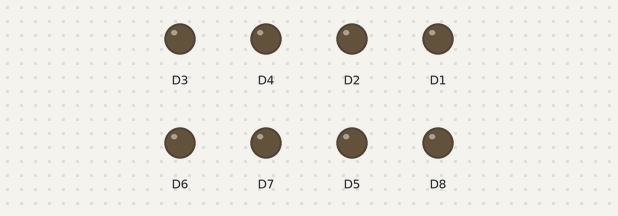
A sketch run on a simulated ESP8266 (NodeMCU). Parts: output pins drawn as LEDs (lit = HIGH).

Above: at 0.0 s.
At 4.6 s:
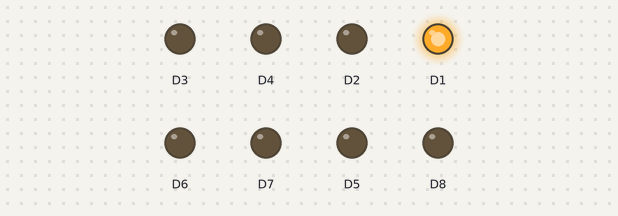
At 6.1 s:
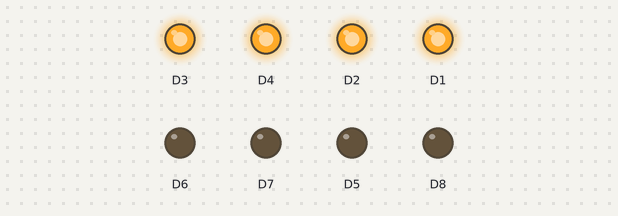
At 7.6 s:
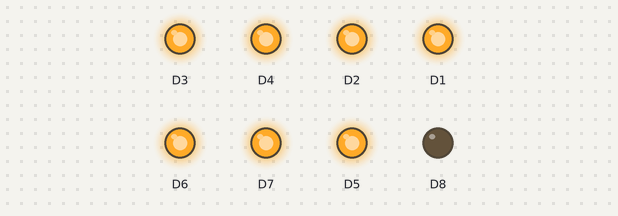
At 11.6 s:
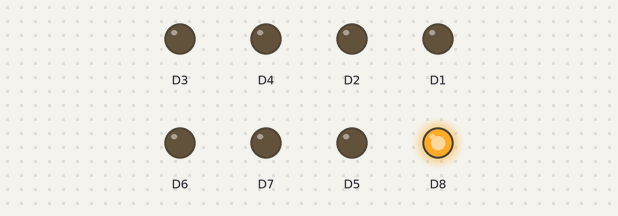
At 16.1 s:
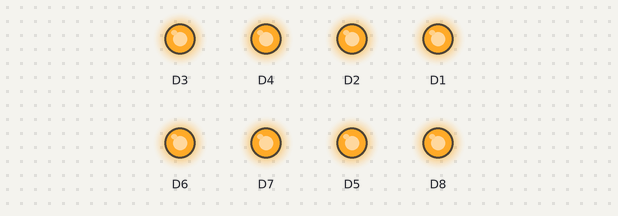
Timing chart, 0 to 17.6 s (numbered marks = the images above):
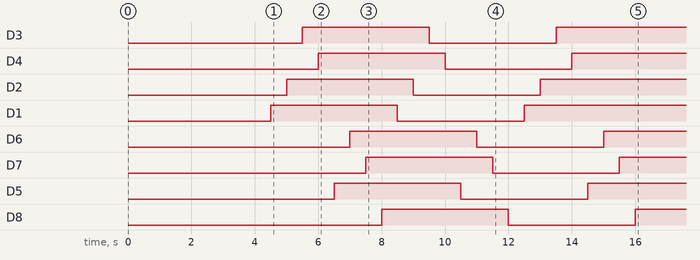

The sketch:

sketch_relay8.ino
```cpp
void setup() {
  // put your setup code here, to run once:
  pinMode(D1, OUTPUT);
  pinMode(D2, OUTPUT);
  pinMode(D3, OUTPUT);
  pinMode(D4, OUTPUT);
  pinMode(D5, OUTPUT);
  pinMode(D6, OUTPUT);
  pinMode(D7, OUTPUT);
  pinMode(D8, OUTPUT);
  Serial.begin(115200);
  stopAll();
  startAll();
  stopAll();
  startAll();
}

void loop() {
  // put your main code here, to run repeatedly:
}

void startAll(){
    delay(500);
	digitalWrite(D1, 1);
	delay(500);
	digitalWrite(D2, 1);
	delay(500);
	digitalWrite(D3, 1);
	delay(500);
	digitalWrite(D4, 1);
	delay(500);
	digitalWrite(D5, 1);
	delay(500);
	digitalWrite(D6, 1);
	delay(500);
	digitalWrite(D7, 1);
	delay(500);
	digitalWrite(D8, 1);
}


void stopAll(){
	delay(500);
	digitalWrite(D1, 0);
	delay(500);
	digitalWrite(D2, 0);
	delay(500);
	digitalWrite(D3, 0);
	delay(500);
	digitalWrite(D4, 0);
	delay(500);
	digitalWrite(D5, 0);
	delay(500);
	digitalWrite(D6, 0);
	delay(500);
	digitalWrite(D7, 0);
	delay(500);
	digitalWrite(D8, 0);
}
```
